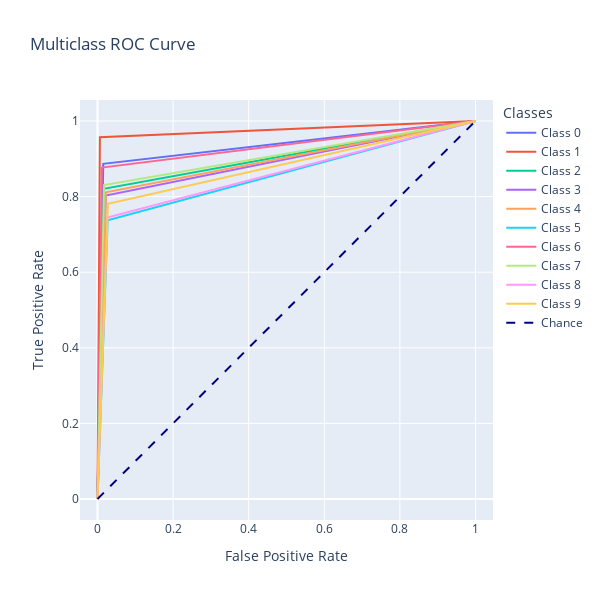

The notebook cell saved with this chart:
### Markdown cell above
aqui podemos ver que en comparasion con el bcnn pues el modelo suele equivocarse mas, esto pues es de esperar ya que al utilizar redes neuronales y incluyendo la estadistica bayesiana, esperamos que los resultados sean mejores que modelos convencionales.

### Code cell
def plot_multiclass_roc(y_test, y_pred, num_classes):
    # Binarizar las etiquetas en un formato one-hot
    y_test_binarized = label_binarize(y_test, classes=list(range(num_classes)))
    y_pred_binarized = label_binarize(y_pred, classes=list(range(num_classes)))

    fpr = dict()
    tpr = dict()
    roc_auc = dict()

    # Calcula la curva ROC y el área bajo la curva para cada clase
    for i in range(num_classes):
        fpr[i], tpr[i], _ = roc_curve(y_test_binarized[:, i], y_pred_binarized[:, i])
        roc_auc[i] = auc(fpr[i], tpr[i])

    # Crea la figura de Plotly para la curva ROC
    fig = go.Figure()
    for i in range(num_classes):
        hover_text = f'Class {i} AUC = {roc_auc[i]:.2f}'
        fig.add_trace(go.Scatter(x=fpr[i], y=tpr[i], mode='lines', name=f'Class {i}',
                                 text=[hover_text] * len(fpr[i]), hoverinfo='text+x+y'))

    # Agregar línea de azar
    fig.add_trace(go.Scatter(x=[0, 1], y=[0, 1], mode='lines', line=dict(color='navy', width=2, dash='dash'),
                             name='Chance', hoverinfo='none'))

    # Configuración del layout del gráfico
    fig.update_layout(
        title='Multiclass ROC Curve',
        xaxis_title='False Positive Rate',
        yaxis_title='True Positive Rate',
        legend_title='Classes',
        xaxis=dict(scaleanchor="y", scaleratio=1),
        yaxis=dict(constrain='domain'),
        width=600,
        height=600
    )
    return fig

plot_multiclass_roc(resultados["Test"],resultados["normal_dt"],10)

### Figure 1 — Plotly figure (JSON) as saved in the notebook; plotly's stock layout.template omitted (floating-point values rounded to 4 significant figures)
{"data": [{"hoverinfo": "text+x+y", "mode": "lines", "name": "Class 0", "text": ["Class 0 AUC = 0.94", "Class 0 AUC = 0.94", "Class 0 AUC = 0.94"], "type": "scatter", "x": [0, 0.01519, 1], "y": [0, 0.8867, 1]}, {"hoverinfo": "text+x+y", "mode": "lines", "name": "Class 1", "text": ["Class 1 AUC = 0.98", "Class 1 AUC = 0.98", "Class 1 AUC = 0.98"], "type": "scatter", "x": [0, 0.006317, 1], "y": [0, 0.9568, 1]}, {"hoverinfo": "text+x+y", "mode": "lines", "name": "Class 2", "text": ["Class 2 AUC = 0.90", "Class 2 AUC = 0.90", "Class 2 AUC = 0.90"], "type": "scatter", "x": [0, 0.01673, 1], "y": [0, 0.8207, 1]}, {"hoverinfo": "text+x+y", "mode": "lines", "name": "Class 3", "text": ["Class 3 AUC = 0.89", "Class 3 AUC = 0.89", "Class 3 AUC = 0.89"], "type": "scatter", "x": [0, 0.0218, 1], "y": [0, 0.803, 1]}, {"hoverinfo": "text+x+y", "mode": "lines", "name": "Class 4", "text": ["Class 4 AUC = 0.89", "Class 4 AUC = 0.89", "Class 4 AUC = 0.89"], "type": "scatter", "x": [0, 0.02218, 1], "y": [0, 0.8116, 1]}, {"hoverinfo": "text+x+y", "mode": "lines", "name": "Class 5", "text": ["Class 5 AUC = 0.86", "Class 5 AUC = 0.86", "Class 5 AUC = 0.86"], "type": "scatter", "x": [0, 0.0269, 1], "y": [0, 0.7377, 1]}, {"hoverinfo": "text+x+y", "mode": "lines", "name": "Class 6", "text": ["Class 6 AUC = 0.93", "Class 6 AUC = 0.93", "Class 6 AUC = 0.93"], "type": "scatter", "x": [0, 0.0115, 1], "y": [0, 0.8768, 1]}, {"hoverinfo": "text+x+y", "mode": "lines", "name": "Class 7", "text": ["Class 7 AUC = 0.91", "Class 7 AUC = 0.91", "Class 7 AUC = 0.91"], "type": "scatter", "x": [0, 0.01739, 1], "y": [0, 0.8307, 1]}, {"hoverinfo": "text+x+y", "mode": "lines", "name": "Class 8", "text": ["Class 8 AUC = 0.86", "Class 8 AUC = 0.86", "Class 8 AUC = 0.86"], "type": "scatter", "x": [0, 0.0257, 1], "y": [0, 0.7444, 1]}, {"hoverinfo": "text+x+y", "mode": "lines", "name": "Class 9", "text": ["Class 9 AUC = 0.88", "Class 9 AUC = 0.88", "Class 9 AUC = 0.88"], "type": "scatter", "x": [0, 0.02769, 1], "y": [0, 0.781, 1]}, {"hoverinfo": "none", "line": {"color": "navy", "dash": "dash", "width": 2}, "mode": "lines", "name": "Chance", "type": "scatter", "x": [0, 1], "y": [0, 1]}], "layout": {"height": 600, "legend": {"title": {"text": "Classes"}}, "title": {"text": "Multiclass ROC Curve"}, "width": 600, "xaxis": {"scaleanchor": "y", "scaleratio": 1, "title": {"text": "False Positive Rate"}}, "yaxis": {"constrain": "domain", "title": {"text": "True Positive Rate"}}}}
